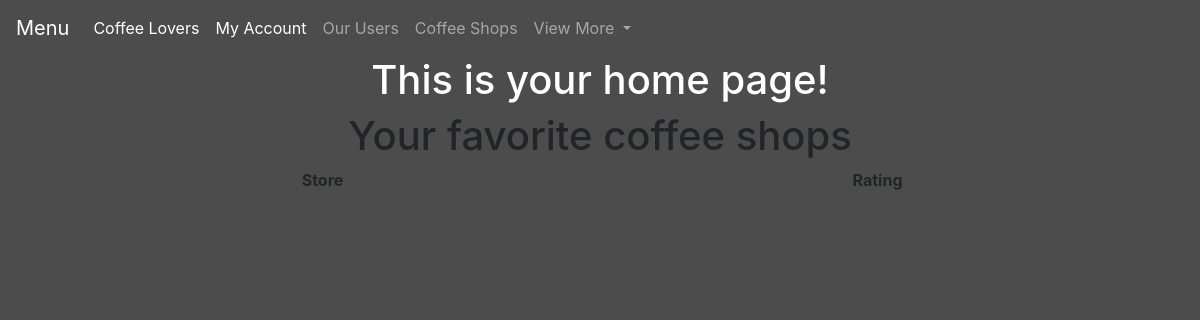
The page /home (signed in) on the database as committed earlier.
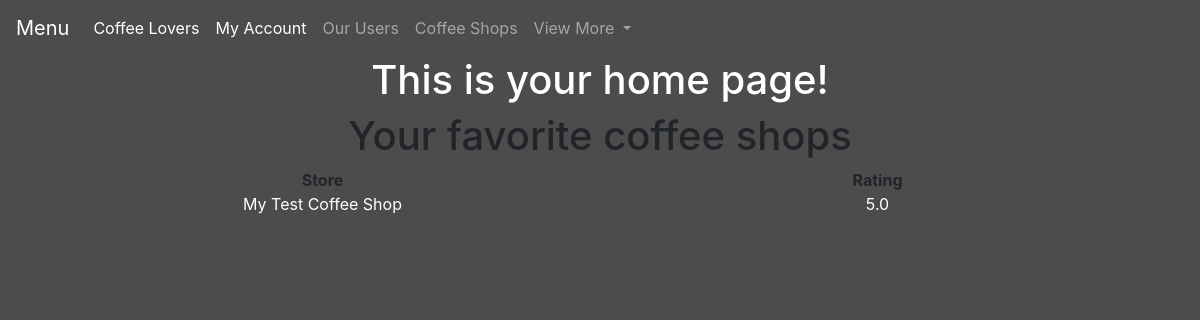
The same page on the database as committed later.
### website/models.py (models this page shows, shortened)
class Shops(db.Model):
    __tablename__ = 'shops'
    __table_args__ = {'extend_existing': True}
    id = db.Column(db.Integer, primary_key=True, unique=True)
    name = db.Column(db.Text)
    rating = db.Column(db.Float)
    count = db.Column(db.Integer)
    user_id = db.Column(db.Integer, db.ForeignKey('users.id'), nullable=False)

### website/views.py (the view)
@views.route('/home')
@login_required
def home():
    shops = Shops.query.filter(Shops.user_id.contains(current_user.get_id()))
    return render_template('home.html', user=current_user, shops=shops)

### website/__init__.py (called while the page is built)
def create_app():
    app = Flask(__name__)
    app.config['SECRET_KEY'] = 'the one key to rule them all'
    app.config['SQLALCHEMY_DATABASE_URI'] = f'sqlite:///{DB_NAME}'
    db.init_app(app)
    from .views import views
    from .auth import auth
    app.register_blueprint(views, url_prefix='/')
    app.register_blueprint(auth, url_prefix='/')
    from .models import User, Shops, locationsTable
    create_database(app)
    login_manager = LoginManager()
    login_manager.login_view = 'auth.login'
    login_manager.init_app(app)
    @login_manager.user_loader
    def load_user(id):
        return User.query.get(int(id)) #looks for primary key
    return app

### website/templates/home.html (shortened to what this page needs)
{% extends "base.html" %}
{% block content%}
<div align="center" class="container-fluid">
    <h1 style="color:white; font-size=300%;">This is your home page!</h1>
</div>
<h1 align="center">Your favorite coffee shops</h1>
<div align="center" class="container">
  <div class="row">
    <div class="col" ><b>Store</b></div>
    <div class="col"><b>Rating</b></div>
    <div class="col">
        {% for shop in shops %}
            <p style="color:white"> {{ shop.name }}</p>
        {% endfor %}</div>
    <div class="col">
        {% for shop in shops %}
            <p style="color:white"> {{ shop.rating }}</p>
        {% endfor %}
    </div>
  </div>
</div>
{% endblock %}

Rows that differ between the two databases and show on the page:
added Shops: name "My Test Coffee Shop", rating "5.0"
